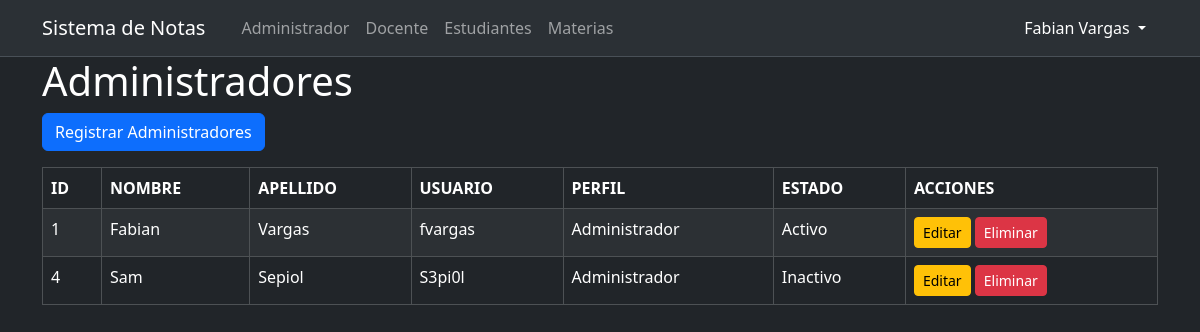
/Administradores/Vistas/index.php (signed in), run on the app's committed database.
### tables this page shows
CREATE TABLE `usuarios` (
  `ID_USUARIO` int(15) NOT NULL,
  `NOMBRE` varchar(60) NOT NULL,
  `APELLIDO` varchar(60) NOT NULL,
  `USUARIO` varchar(40) NOT NULL,
  `PASSWORD` varchar(80) NOT NULL,
  `PERFIL` varchar(30) NOT NULL,
  `ESTADO` varchar(20) NOT NULL
);

### BD/Conexion.php (called while the page is built, shortened)
<?php
class Conexion
{
    private $drive      =   'mysql';
    private $host       =   'localhost';
    private $dbname     =   'notas';
    private $usuario    =   'root';
    private $password   =   '';
    public function __construct()
    {
        try {
            $this->dsn = "{$this->drive}:dbname={$this->dbname};host={$this->host};";
            $db = new PDO($this->dsn, $this->usuario, $this->password);
            $db->setAttribute(PDO::ATTR_ERRMODE, PDO::ERRMODE_EXCEPTION);
            $db->setAttribute(PDO::ATTR_DEFAULT_FETCH_MODE, PDO::FETCH_OBJ);
            return $db;
        } catch (PDOException $e) {
            echo "Error de conexion de la BD: " . $e->getMessage();
        }
    }
}

### Administradores/Modelo/Administradores.php (called while the page is built, shortened)
<?php
require_once "../../BD/Conexion.php";
class Administradores extends Conexion
{
    public function __construct()
    {
        $this->db = parent::__construct();
    }
    public function get()
    {
        $rows = null;
        $statement = $this->db->prepare("SELECT * FROM usuarios WHERE PERFIL = 'Administrador'");
        $statement->execute();
        while ($result = $statement->fetch()) {
            $rows[] = $result;
        }
        return $rows;
    }
}

### Administradores/Vistas/index.php (the view, shortened to what this page needs)
<?php
require_once('../Modelo/Administradores.php');
$ModeloAdministradores = new Administradores();
$Administradores  = $ModeloAdministradores->get();
$thData = ["ID", "NOMBRE", "APELLIDO", "USUARIO", "PERFIL", "ESTADO", "ACCIONES"];
?>
<!DOCTYPE html>
<html lang="es">
<head>
    <link href="https://cdn.jsdelivr.net/npm/bootstrap@5.3.7/dist/css/bootstrap.min.css" rel="stylesheet"
>
</head>
<body class="bg-dark text-white">
    <?php include_once("../../header/navbar.php"); ?>
    <div class="container">
        <h1>Administradores</h1>
        <a class="btn btn-primary mb-3" href="add.php" >Registrar Administradores</a>
        <table class="table table-dark table-striped table-bordered">
            <thead>
                <?php
                if ($Administradores !=null){  ?>
                    <tr>
                        <?php foreach ($thData as $data) { ?>
                            <th> <?php echo $data ?> </th>
                        <?php } ?>
                    </tr><?php
                } ?>
            </thead>
            <?php if ($Administradores != null){
                foreach ($Administradores as $campo => $Administrador) { ?>
                    <tr>
                        <?php
                        foreach ($Administrador as $campo => $fila) {
                            if($campo!="PASSWORD"){ ?>
                                <td><?php echo $fila ?></td><?php
                            }
                        } ?>
                        <td>
                            <a class="btn btn-warning btn-sm" href="edit.php?id=<?php echo $Administrador->ID_USUARIO; ?>" >Editar</a>
                            <a class="btn btn-danger btn-sm" href="delete.php?id=<?php echo $Administrador->ID_USUARIO; ?>" >Eliminar</a>
                        </td>
                    </tr>
                <?php }
            } ?>
        </table>
    </div>
</body>
</html>

### data on the page
usuarios: fila "1", fila "Fabian", fila "Vargas", fila "fvargas", fila "Administrador", fila "Activo"
usuarios: fila "4", fila "Sam", fila "Sepiol", fila "S3pi0l", fila "Administrador", fila "Inactivo"

### other printed values
$_SESSION['NOMBRE'] "Fabian Vargas"
$data "ID"
$data "NOMBRE"
$data "APELLIDO"
$data "USUARIO"
$data "PERFIL"
$data "ESTADO"
$data "ACCIONES"
